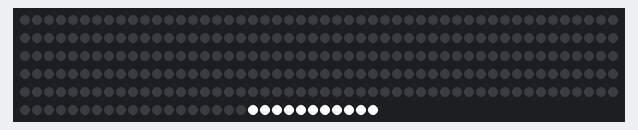
A sketch run on a simulated Arduino Uno, built with avr-gcc and run on an emulated ATmega328P. Shown: 280 RGB LEDs in strip order, left to right, continuing on the next row. What the sketch prints to the serial monitor is not drawn.

Above: at 0.5 s.

The sketch:

MOVEMENT1.ino
```cpp
#include <FastLED.h>

// ========== 根据你的实际情况修改 ========== //
#define LED_PIN     7           // 输出到灯带的数据引脚
#define TOTAL_LED_COUNT    280     // 你的灯带总数
// =========================================== //

// 创建 LED 数组
CRGB leds[TOTAL_LED_COUNT];

// 爆炸效果参数
struct ExplosionParams {
  uint8_t speedDelay;   // 条带移动时的延时(毫秒)，数值越小移动越快
  int stripLen;         // 条带长度 (如 30)
  int moveRange;        // 条带移动范围 (如 80)
};

ExplosionParams explosionCfg = {
  20,                  // speedDelay: 每步延时
  30,                  // stripLen: 条带长度
  230                  // moveRange: 条带移动范围 (改为230)
};

// 函数声明
void explosionEffect(const ExplosionParams &params);
void drawWhiteBar(int pos, const ExplosionParams &params, int growLen);

void setup() {
  Serial.begin(115200);
  Serial.println("==== Explosion Effect: White Bar ====");

  // 初始化 FastLED
  FastLED.addLeds<WS2812, LED_PIN, GRB>(leds, TOTAL_LED_COUNT);
  FastLED.setBrightness(255); // 设置全局亮度上限

  // 清空灯带
  fill_solid(leds, TOTAL_LED_COUNT, CRGB::Black);
  FastLED.show();
}

void loop() {
  // 执行爆炸效果
  explosionEffect(explosionCfg);

  // 动画结束后清空
  fill_solid(leds, TOTAL_LED_COUNT, CRGB::Black);
  FastLED.show();
  delay(1000); // 暂停1秒后再重复
}

/**
 * @brief 执行一次爆炸效果
 *        条带为白色，长度 stripLen
 *        移动范围限制为 moveRange，没有回退。
 *        条带从第一个灯珠开始逐渐变长。
 */
void explosionEffect(const ExplosionParams &params) {
  // 限制条带移动范围
  int startPos = TOTAL_LED_COUNT - 1;
  int endPos = params.moveRange;

  // 条带逐步延长的逻辑
  for (int growLen = 1; growLen <= params.stripLen; growLen++) {
    drawWhiteBar(startPos, params, growLen);
    FastLED.show();
    delay(params.speedDelay);
  }

  // 条带长度固定后从 startPos 移动到 endPos
  for (int pos = startPos; pos >= endPos; pos--) {
    drawWhiteBar(pos, params, params.stripLen);
    FastLED.show();
    delay(params.speedDelay);
  }
}

/**
 * @brief 绘制一个逐渐变长的白色条带
 *        条带为纯白色，长度为 growLen (逐渐延长)
 */
void drawWhiteBar(int pos, const ExplosionParams &params, int growLen) {
  // 清空灯带
  fill_solid(leds, TOTAL_LED_COUNT, CRGB::Black);

  // 在 [pos, pos+growLen-1] 范围内绘制白色条带
  for (int i = 0; i < growLen; i++) {
    int ledIndex = pos - i;
    if (ledIndex < 0 || ledIndex >= TOTAL_LED_COUNT) continue;

    // 固定为白色
    leds[ledIndex] = CRGB::White;
  }
}
```
